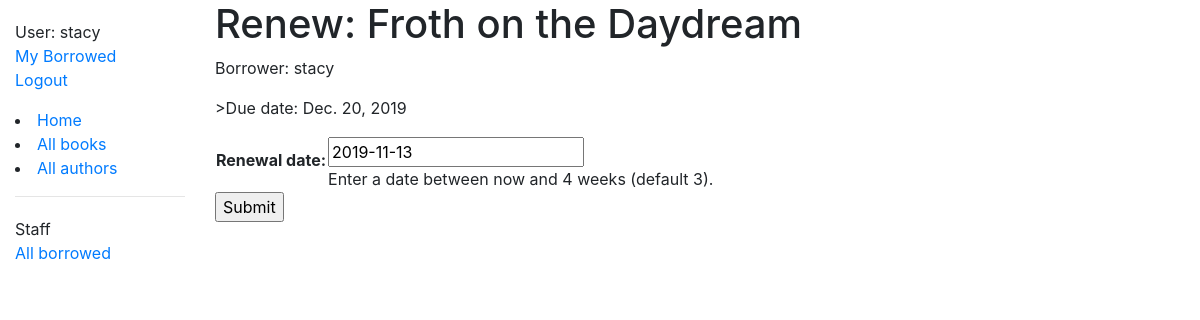
Before: /catalog/book/e5751de2-c2b2-4e42-8334-7683d0fda090/renew/ (signed in) with the older database file.
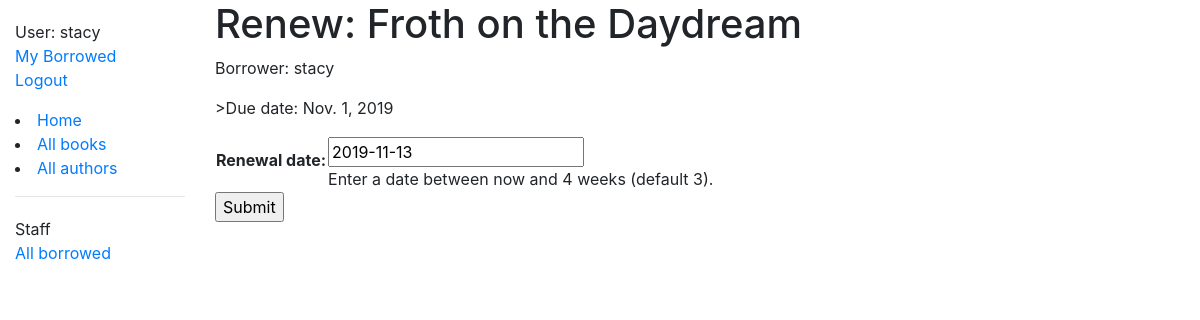
After: the same page with the newer database file.
### catalog/models.py (models this page shows, shortened)
class BookInstance(models.Model):
    id = models.UUIDField(
        primary_key=True,
        default=uuid.uuid4,
        help_text="Unique ID for this particular book across whole library",
    )
    book = models.ForeignKey("Book", on_delete=models.SET_NULL, null=True)
    imprint = models.CharField(max_length=200)
    due_back = models.DateField(null=True, blank=True)
    borrower = models.ForeignKey(User, on_delete=models.SET_NULL, null=True, blank=True)
    @property
    def is_overdue(self):
        if self.due_back and date.today() > self.due_back:
            return True
        return False
    LOAN_STATUS = (
        ("m", "Maintenance"),
        ("o", "On loan"),
        ("a", "Available"),
        ("r", "Reserved"),
    )
    status = models.CharField(
        max_length=1,
        choices=LOAN_STATUS,
        blank=True,
        default="m",
        help_text="Book availability",
    )
    class Meta:
        ordering = ["due_back"]
        permissions = (("can_mark_returned", "Set book as returned"),)

class Book(models.Model):
    title = models.CharField(max_length=200)
    author = models.ForeignKey("Author", on_delete=models.SET_NULL, null=True)
    summary = models.TextField(
        max_length=1000, help_text="Enter a brief description of the book"
    )
    isbn = models.CharField(
        "ISBN",
        max_length=13,
        help_text='13 Character <a href="https://www.isbn-international.org/content/what-isbn'
        '">ISBN number</a>',
    )
    genre = models.ManyToManyField(Genre, help_text="Select a genre for this book")
    language = models.ForeignKey("Language", on_delete=models.SET_NULL, null=True)
    def display_genre(self):
        """Creates a string for the Genre. This is required to display genre in Admin."""
        return ", ".join([genre.name for genre in self.genre.all()[:3]])
    display_genre.short_description = "Genre"

### catalog/views.py (the view)
@permission_required("catalog.can_mark_returned")
def renew_book_librarian(request, pk):
    book_instance = get_object_or_404(BookInstance, pk=pk)
    if request.method == "POST":
        form = RenewBookModelForm(request.POST)
        if form.is_valid():
            book_instance.due_back = form.cleaned_data["due_back"]
            book_instance.save()
            return HttpResponseRedirect(reverse("all-borrowed"))
    else:
        proposed_renewal_date = datetime.date.today() + datetime.timedelta(weeks=3)
        form = RenewBookModelForm(initial={"due_back": proposed_renewal_date})
    context = {"form": form, "book_instance": book_instance}
    return render(request, "catalog/book_renew_librarian.html", context)

### catalog/forms.py (shortened to what this page needs)
class RenewBookModelForm(ModelForm):
    class Meta:
        model = BookInstance
        fields = ["due_back"]
        labels = {"due_back": _("Renewal date")}
        help_texts = {
            "due_back": _("Enter a date between now and 4 weeks (default 3).")
        }

### catalog/templates/catalog/book_renew_librarian.html (shortened to what this page needs)
{% extends "base_generic.html" %}
{% block content %}
  <h1>Renew: {{ book_instance.book.title }}</h1>
  <p>Borrower: {{ book_instance.borrower }}</p>
  <p>{% if book_instance.is_overdue %} class="text-danger"{% endif %}>Due date: {{ book_instance.due_back }}</p>
  <form action="" method="post">
    <table>
    {{ form.as_table }}
    </table>
    <input type="submit" value="Submit">
  </form>
{% endblock %}

Changed rows visible on the page:
changed BookInstance "Froth on the Daydream": due_back "Dec. 20, 2019" → "Nov. 1, 2019"
